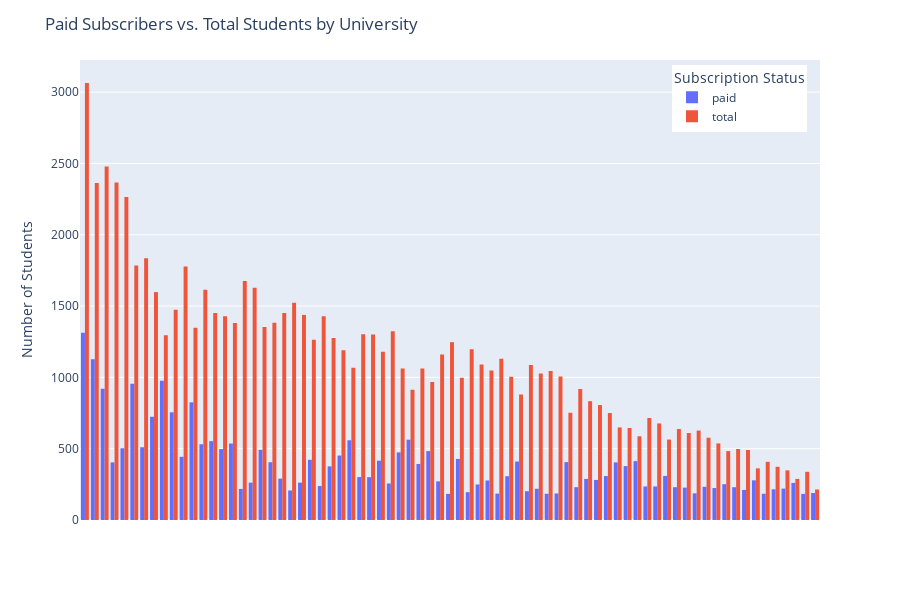

Notebook code for this chart:
### Code cell
import plotly.express as px # type: ignore
fig = px.histogram(
    sub_breakdown, 
    x="university_name", 
    y="n_students",
    color='payment_status', 
    barmode='group',
    height=600
)
fig.update_xaxes(
    visible=False,
    tickmode='array', 
    ticktext=[x for x in sub_breakdown['university_name'].tolist()],
    tickvals=sub_breakdown['university_name'].tolist(),
    categoryorder='total descending'
)
fig.update_yaxes(title_text="Number of Students")
fig.update_layout(
    title="Paid Subscribers vs. Total Students by University",
    legend_title="Subscription Status",
    showlegend=True,
    legend=dict(
        yanchor="top",
        y=0.99,
        xanchor="left",
        x=0.80
    )
)
fig.show()

### Figure 1 — Plotly figure (JSON) as saved in the notebook; plotly's stock layout.template omitted (floating-point values rounded to 4 significant figures; data arrays with more than 128 entries replaced by an {"elided": "..."} marker saying what was removed)
{"data": [{"alignmentgroup": "True", "bingroup": "x", "histfunc": "sum", "hovertemplate": "payment_status=paid<br>university_name=%{x}<br>sum of n_students=%{y}<extra></extra>", "legendgroup": "paid", "marker": {"color": "#636efa", "pattern": {"shape": ""}}, "name": "paid", "offsetgroup": "paid", "orientation": "v", "showlegend": true, "type": "histogram", "x": ["Midwestern University Arizona College of Osteopathic Medicine", "Western University of Health Sciences College of Osteopathic Medicine of the Pacific", "Rocky Vista University College of Osteopathic Medicine", "Lake Erie College of Osteopathic Medicine", "Nova Southeastern University Dr. Kiran C. Patel College of Osteopathic Medicine", "Des Moines University College of Osteopathic Medicine", "Idaho College of Osteopathic Medicine", "Midwestern University Chicago College of Osteopathic Medicine", "University of Pikeville Kentucky College of Osteopathic Medicine", "University of New England College of Osteopathic Medicine", "Michigan State University College of Osteopathic Medicine", "A. T. Still University Kirksville College of Osteopathic Medicine", "Kansas City University of Medicine and Biosciences College of Osteopathic Medicine", "Campbell University School of Osteopathic Medicine", "New York Institute of Technology College of Osteopathic Medicine", "Touro College of Osteopathic Medicine", "Ohio University Heritage College of Osteopathic Medicine", "Oklahoma State University Center for Health Sciences College of Osteopathic Medicine", "Philadelphia College of Osteopathic Medicine", "Lincoln Memorial University DeBusk College of Osteopathic Medicine", "University of North Texas Health Science Center Texas College of Osteopathic Medicine", "Rocky Vista University College of Osteopathic Medicine – Southern Utah Campus", "Edward Via College of Osteopathic Medicine", "West Virginia School of Osteopathic Medicine", "University of Alabama at Birmingham Marnix E. Heersink School of Medicine", "University of Arkansas for Medical Sciences College of Medicine", "University of Arizona College of Medicine", "Kaiser Permanente Bernard J. Tyson School of Medicine", "Loma Linda University School of Medicine", "University of California, Irvine, School of Medicine", "Yale School of Medicine", "Georgetown University School of Medicine", "University of Miami Leonard M. Miller School of Medicine", "USF Health Morsani College of Medicine", "Medical College of Georgia at Augusta University", "Loyola University Chicago Stritch School of Medicine", "Southern Illinois University School of Medicine", "University of Illinois College of Medicine", "Indiana University School of Medicine", "Louisiana State University School of Medicine in New Orleans", "Tulane University School of Medicine", "Tufts University School of Medicine", "University of Massachusetts T.H. Chan School of Medicine", "Uniformed Services University of the Health Sciences F. Edward Hebert School of Medicine", "Wayne State University School of Medicine", "University of Minnesota Medical School", "Saint Louis University School of Medicine", "University of Missouri-Kansas City School of Medicine", "University of Mississippi School of Medicine", "Wake Forest School of Medicine of Wake Forest Baptist Medical Center", "University of Nevada, Reno School of Medicine", "Albany Medical College", "Northeast Ohio Medical University", "University of Oklahoma College of Medicine", "Drexel University College of Medicine", "Sidney Kimmel Medical College at Thomas Jefferson University", "Ponce School of Medicine", "Universidad Central del Caribe School of Medicine", "University of Puerto Rico School of Medicine", "University of South Carolina School of Medicine Columbia", "East Tennessee State University James H. Quillen College of Medicine", "University of Tennessee Health Science Center College of Medicine", "Baylor College of Medicine", "Texas A&M Health Science Center College of Medicine", "Texas Tech University Health Sciences Center School of Medicine", "The University of Texas Health Science Center at San Antonio Joe R. and Teresa Lozano Long School of Medicine", "University of Texas Medical Branch School of Medicine", "University of Texas Southwestern Medical School", "University of Utah School of Medicine", "University of Washington School of Medicine", "Washington State University Elson S. Floyd College of Medicine", "Marshall University Joan C. Edwards School of Medicine", "West Virginia University School of Medicine", "Kent State University College of Podiatric Medicine", "New York Medical College"], "xaxis": "x", "y": [563, 503, 405, 1127, 281, 510, 413, 404, 220, 186, 233, 184, 559, 184, 290, 1313, 301, 825, 920, 262, 185, 183, 393, 249, 531, 724, 207, 189, 309, 215, 483, 443, 230, 224, 183, 195, 230, 256, 497, 262, 300, 251, 376, 416, 202, 238, 976, 406, 422, 755, 308, 474, 271, 536, 227, 218, 428, 211, 452, 235, 187, 492, 410, 235, 955, 378, 277, 219, 288, 230, 404, 278, 307, 260, 553], "yaxis": "y"}, {"alignmentgroup": "True", "bingroup": "x", "histfunc": "sum", "hovertemplate": "payment_status=total<br>university_name=%{x}<br>sum of n_students=%{y}<extra></extra>", "legendgroup": "total", "marker": {"color": "#EF553B", "pattern": {"shape": ""}}, "name": "total", "offsetgroup": "total", "orientation": "v", "showlegend": true, "type": "histogram", "x": ["Midwestern University Arizona College of Osteopathic Medicine", "Western University of Health Sciences College of Osteopathic Medicine of the Pacific", "Rocky Vista University College of Osteopathic Medicine", "Lake Erie College of Osteopathic Medicine", "Nova Southeastern University Dr. Kiran C. Patel College of Osteopathic Medicine", "Des Moines University College of Osteopathic Medicine", "Idaho College of Osteopathic Medicine", "Midwestern University Chicago College of Osteopathic Medicine", "University of Pikeville Kentucky College of Osteopathic Medicine", "University of New England College of Osteopathic Medicine", "Michigan State University College of Osteopathic Medicine", "A. T. Still University Kirksville College of Osteopathic Medicine", "Kansas City University of Medicine and Biosciences College of Osteopathic Medicine", "Campbell University School of Osteopathic Medicine", "New York Institute of Technology College of Osteopathic Medicine", "Touro College of Osteopathic Medicine", "Ohio University Heritage College of Osteopathic Medicine", "Oklahoma State University Center for Health Sciences College of Osteopathic Medicine", "Philadelphia College of Osteopathic Medicine", "Lincoln Memorial University DeBusk College of Osteopathic Medicine", "University of North Texas Health Science Center Texas College of Osteopathic Medicine", "Rocky Vista University College of Osteopathic Medicine – Southern Utah Campus", "Edward Via College of Osteopathic Medicine", "West Virginia School of Osteopathic Medicine", "University of Alabama at Birmingham Marnix E. Heersink School of Medicine", "University of Arkansas for Medical Sciences College of Medicine", "University of Arizona College of Medicine", "Kaiser Permanente Bernard J. Tyson School of Medicine", "Loma Linda University School of Medicine", "University of California, Irvine, School of Medicine", "Yale School of Medicine", "Georgetown University School of Medicine", "University of Miami Leonard M. Miller School of Medicine", "USF Health Morsani College of Medicine", "Medical College of Georgia at Augusta University", "Loyola University Chicago Stritch School of Medicine", "Southern Illinois University School of Medicine", "University of Illinois College of Medicine", "Indiana University School of Medicine", "Louisiana State University School of Medicine in New Orleans", "Tulane University School of Medicine", "Tufts University School of Medicine", "University of Massachusetts T.H. Chan School of Medicine", "Uniformed Services University of the Health Sciences F. Edward Hebert School of Medicine", "Wayne State University School of Medicine", "University of Minnesota Medical School", "Saint Louis University School of Medicine", "University of Missouri-Kansas City School of Medicine", "University of Mississippi School of Medicine", "Wake Forest School of Medicine of Wake Forest Baptist Medical Center", "University of Nevada, Reno School of Medicine", "Albany Medical College", "Northeast Ohio Medical University", "University of Oklahoma College of Medicine", "Drexel University College of Medicine", "Sidney Kimmel Medical College at Thomas Jefferson University", "Ponce School of Medicine", "Universidad Central del Caribe School of Medicine", "University of Puerto Rico School of Medicine", "University of South Carolina School of Medicine Columbia", "East Tennessee State University James H. Quillen College of Medicine", "University of Tennessee Health Science Center College of Medicine", "Baylor College of Medicine", "Texas A&M Health Science Center College of Medicine", "Texas Tech University Health Sciences Center School of Medicine", "The University of Texas Health Science Center at San Antonio Joe R. and Teresa Lozano Long School of Medicine", "University of Texas Medical Branch School of Medicine", "University of Texas Southwestern Medical School", "University of Utah School of Medicine", "University of Washington School of Medicine", "Washington State University Elson S. Floyd College of Medicine", "Marshall University Joan C. Edwards School of Medicine", "West Virginia University School of Medicine", "Kent State University College of Podiatric Medicine", "New York Medical College"], "xaxis": "x", "y": [913, 2264, 1383, 2363, 806, 1835, 587, 2366, 348, 1006, 577, 408, 1067, 1045, 1451, 3064, 1303, 1348, 2479, 1438, 1131, 338, 1062, 1090, 1615, 1598, 1524, 214, 564, 373, 967, 1777, 918, 537, 1247, 1198, 498, 1324, 1429, 1629, 1301, 483, 1276, 1179, 1087, 1428, 1295, 752, 1264, 1474, 750, 1063, 1160, 1381, 610, 1676, 998, 491, 1190, 715, 627, 1353, 880, 677, 1784, 645, 1049, 1028, 833, 638, 649, 362, 1004, 288, 1452], "yaxis": "y"}], "layout": {"barmode": "group", "height": 600, "legend": {"title": {"text": "Subscription Status"}, "tracegroupgap": 0, "x": 0.8, "xanchor": "left", "y": 0.99, "yanchor": "top"}, "margin": {"t": 60}, "showlegend": true, "title": {"text": "Paid Subscribers vs. Total Students by University"}, "xaxis": {"anchor": "y", "categoryorder": "total descending", "domain": [0, 1], "tickmode": "array", "ticktext": {"elided": "150 str values"}, "tickvals": {"elided": "150 str values"}, "title": {"text": "university_name"}, "visible": false}, "yaxis": {"anchor": "x", "domain": [0, 1], "title": {"text": "Number of Students"}}}}
